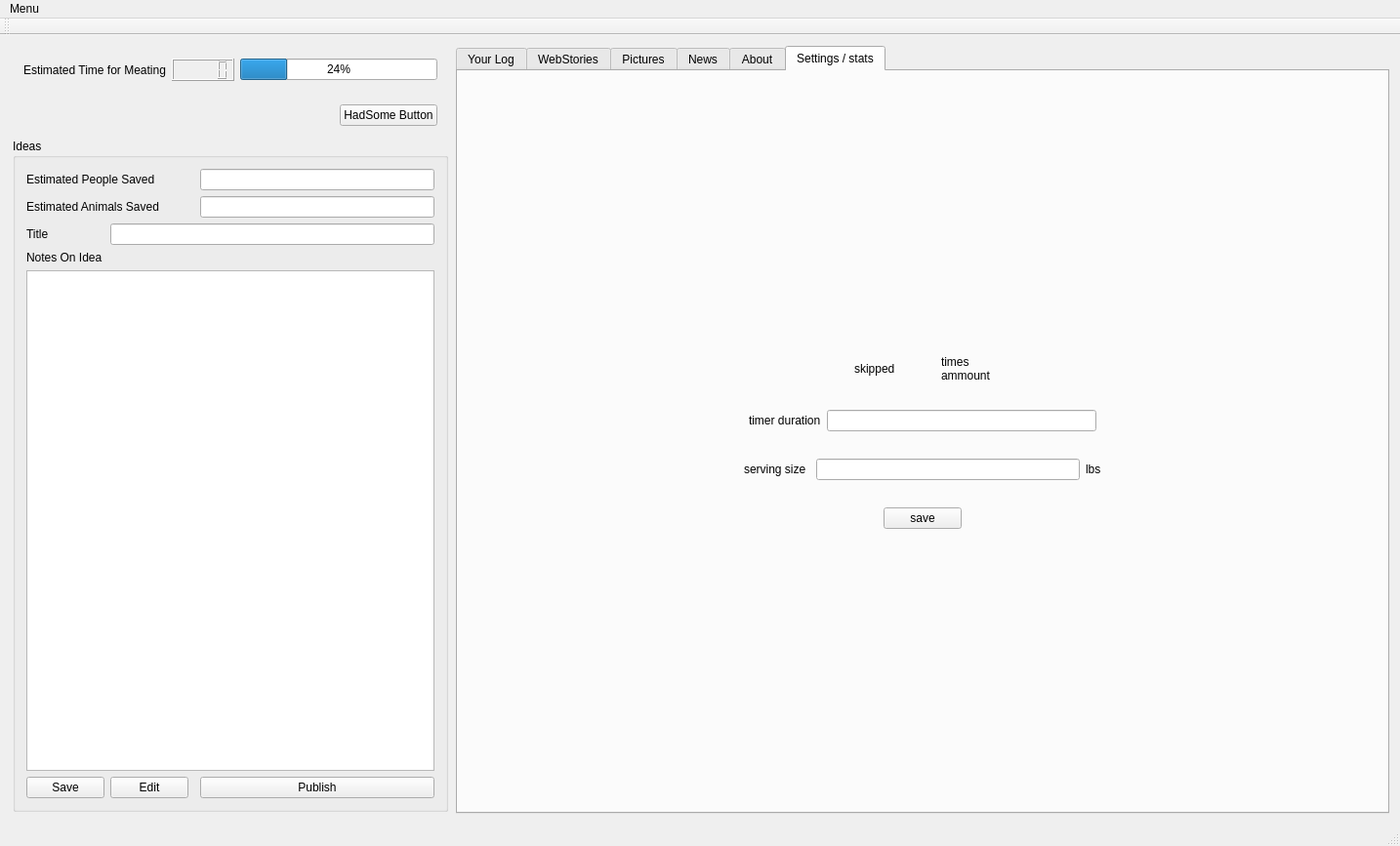
<?xml version="1.0" encoding="UTF-8"?>
<ui version="4.0">
 <class>MainWindow</class>
 <widget class="QMainWindow" name="MainWindow">
  <property name="geometry">
   <rect>
    <x>0</x>
    <y>0</y>
    <width>1434</width>
    <height>867</height>
   </rect>
  </property>
  <property name="windowTitle">
   <string>MainWindow</string>
  </property>
  <widget class="QWidget" name="centralWidget">
   <layout class="QHBoxLayout" name="horizontalLayout_4">
    <item>
     <widget class="QWidget" name="widget" native="true">
      <property name="maximumSize">
       <size>
        <width>450</width>
        <height>16777215</height>
       </size>
      </property>
      <layout class="QVBoxLayout" name="verticalLayout">
       <property name="spacing">
        <number>2</number>
       </property>
       <property name="leftMargin">
        <number>2</number>
       </property>
       <property name="topMargin">
        <number>2</number>
       </property>
       <property name="rightMargin">
        <number>2</number>
       </property>
       <property name="bottomMargin">
        <number>2</number>
       </property>
       <item>
        <widget class="QWidget" name="widget_2" native="true">
         <layout class="QHBoxLayout" name="horizontalLayout_2">
          <item>
           <layout class="QHBoxLayout" name="horizontalLayout">
            <item>
             <widget class="QLabel" name="label_2">
              <property name="text">
               <string>Estimated Time for Meating</string>
              </property>
             </widget>
            </item>
            <item>
             <widget class="QLCDNumber" name="lcdNumber"/>
            </item>
           </layout>
          </item>
          <item>
           <widget class="QProgressBar" name="progressBar">
            <property name="value">
             <number>24</number>
            </property>
           </widget>
          </item>
         </layout>
        </widget>
       </item>
       <item>
        <widget class="QWidget" name="widget_3" native="true">
         <layout class="QHBoxLayout" name="horizontalLayout_3">
          <item>
           <spacer name="horizontalSpacer">
            <property name="orientation">
             <enum>Qt::Horizontal</enum>
            </property>
            <property name="sizeHint" stdset="0">
             <size>
              <width>310</width>
              <height>20</height>
             </size>
            </property>
           </spacer>
          </item>
          <item>
           <widget class="QPushButton" name="hadsome">
            <property name="text">
             <string>HadSome Button</string>
            </property>
           </widget>
          </item>
         </layout>
        </widget>
       </item>
       <item>
        <widget class="QGroupBox" name="groupBox_2">
         <property name="title">
          <string>Ideas</string>
         </property>
         <layout class="QGridLayout" name="gridLayout_3">
          <item row="5" column="1">
           <widget class="QPushButton" name="edit">
            <property name="text">
             <string>Edit</string>
            </property>
           </widget>
          </item>
          <item row="4" column="0" colspan="4">
           <widget class="QTextEdit" name="txt_idea"/>
          </item>
          <item row="1" column="0" colspan="2">
           <widget class="QLabel" name="label_4">
            <property name="text">
             <string>Estimated Animals Saved</string>
            </property>
           </widget>
          </item>
          <item row="1" column="3">
           <widget class="QLineEdit" name="txt_animal"/>
          </item>
          <item row="0" column="3">
           <widget class="QLineEdit" name="txt_people"/>
          </item>
          <item row="2" column="1" colspan="3">
           <widget class="QLineEdit" name="txt_title"/>
          </item>
          <item row="5" column="0">
           <widget class="QPushButton" name="save">
            <property name="text">
             <string>Save</string>
            </property>
           </widget>
          </item>
          <item row="2" column="0">
           <widget class="QLabel" name="label">
            <property name="text">
             <string>Title</string>
            </property>
           </widget>
          </item>
          <item row="0" column="0" colspan="2">
           <widget class="QLabel" name="label_3">
            <property name="text">
             <string>Estimated People Saved</string>
            </property>
           </widget>
          </item>
          <item row="3" column="0" colspan="2">
           <widget class="QLabel" name="label_5">
            <property name="text">
             <string>Notes On Idea</string>
            </property>
           </widget>
          </item>
          <item row="5" column="3">
           <widget class="QPushButton" name="publish">
            <property name="text">
             <string>Publish</string>
            </property>
           </widget>
          </item>
         </layout>
        </widget>
       </item>
      </layout>
     </widget>
    </item>
    <item>
     <widget class="QTabWidget" name="tabWidget">
      <property name="currentIndex">
       <number>5</number>
      </property>
      <widget class="QWidget" name="tab">
       <attribute name="title">
        <string>Your Log</string>
       </attribute>
       <layout class="QGridLayout" name="gridLayout">
        <item row="0" column="0">
         <widget class="QGroupBox" name="groupBox">
          <property name="title">
           <string>Your Entry's</string>
          </property>
          <layout class="QHBoxLayout" name="horizontalLayout_5">
           <item>
            <widget class="QTableWidget" name="tbl_meat">
             <column>
              <property name="text">
               <string>Date</string>
              </property>
             </column>
             <column>
              <property name="text">
               <string>meat used</string>
              </property>
             </column>
            </widget>
           </item>
          </layout>
         </widget>
        </item>
       </layout>
      </widget>
      <widget class="QWidget" name="tab_2">
       <attribute name="title">
        <string>WebStories</string>
       </attribute>
       <layout class="QVBoxLayout" name="verticalLayout_2">
        <item>
         <widget class="QTableWidget" name="tbl_story">
          <property name="selectionMode">
           <enum>QAbstractItemView::ExtendedSelection</enum>
          </property>
          <property name="selectionBehavior">
           <enum>QAbstractItemView::SelectRows</enum>
          </property>
          <column>
           <property name="text">
            <string>Date Added</string>
           </property>
          </column>
          <column>
           <property name="text">
            <string>author</string>
           </property>
          </column>
          <column>
           <property name="text">
            <string>votes</string>
           </property>
          </column>
         </widget>
        </item>
        <item>
         <widget class="QTextEdit" name="txt_storyidea"/>
        </item>
        <item>
         <widget class="QPushButton" name="webvotedown">
          <property name="text">
           <string>VoteDown</string>
          </property>
         </widget>
        </item>
        <item>
         <widget class="QPushButton" name="webvoteup">
          <property name="text">
           <string>VoteUp</string>
          </property>
         </widget>
        </item>
       </layout>
      </widget>
      <widget class="QWidget" name="tab_3">
       <attribute name="title">
        <string>Pictures</string>
       </attribute>
       <layout class="QGridLayout" name="gridLayout_7">
        <item row="5" column="0">
         <widget class="QPushButton" name="pictureInspire">
          <property name="text">
           <string>Inspire</string>
          </property>
         </widget>
        </item>
        <item row="2" column="2">
         <widget class="QPushButton" name="pictureVoteDown">
          <property name="text">
           <string>VoteDown</string>
          </property>
         </widget>
        </item>
        <item row="0" column="0" colspan="3">
         <widget class="QTableWidget" name="tbl_pic">
          <property name="maximumSize">
           <size>
            <width>16777215</width>
            <height>300</height>
           </size>
          </property>
          <property name="editTriggers">
           <set>QAbstractItemView::NoEditTriggers</set>
          </property>
          <property name="selectionBehavior">
           <enum>QAbstractItemView::SelectRows</enum>
          </property>
          <column>
           <property name="text">
            <string>No</string>
           </property>
          </column>
          <column>
           <property name="text">
            <string>Picture URL</string>
           </property>
          </column>
          <column>
           <property name="text">
            <string>DateTime</string>
           </property>
          </column>
         </widget>
        </item>
        <item row="2" column="0" colspan="2">
         <widget class="QPushButton" name="pictureVoteUp">
          <property name="text">
           <string>VoteUp</string>
          </property>
         </widget>
        </item>
        <item row="5" column="2">
         <widget class="QPushButton" name="pictureUpload">
          <property name="text">
           <string>Upload</string>
          </property>
         </widget>
        </item>
        <item row="5" column="1">
         <widget class="QPushButton" name="pictureRandom">
          <property name="text">
           <string>Random</string>
          </property>
         </widget>
        </item>
        <item row="1" column="0" colspan="3">
         <widget class="QWidget" name="widget_8" native="true">
          <layout class="QHBoxLayout" name="horizontalLayout_12">
           <item>
            <spacer name="horizontalSpacer_10">
             <property name="orientation">
              <enum>Qt::Horizontal</enum>
             </property>
             <property name="sizeHint" stdset="0">
              <size>
               <width>40</width>
               <height>20</height>
              </size>
             </property>
            </spacer>
           </item>
           <item>
            <widget class="QLabel" name="lbl_pic">
             <property name="minimumSize">
              <size>
               <width>500</width>
               <height>0</height>
              </size>
             </property>
             <property name="text">
              <string/>
             </property>
            </widget>
           </item>
           <item>
            <spacer name="horizontalSpacer_11">
             <property name="orientation">
              <enum>Qt::Horizontal</enum>
             </property>
             <property name="sizeHint" stdset="0">
              <size>
               <width>40</width>
               <height>20</height>
              </size>
             </property>
            </spacer>
           </item>
          </layout>
         </widget>
        </item>
       </layout>
      </widget>
      <widget class="QWidget" name="tab_9">
       <attribute name="title">
        <string>News</string>
       </attribute>
       <layout class="QGridLayout" name="gridLayout_10">
        <item row="2" column="0">
         <widget class="QPushButton" name="pushButton">
          <property name="text">
           <string>update</string>
          </property>
         </widget>
        </item>
        <item row="1" column="0">
         <widget class="QTableWidget" name="tableWidget_5">
          <column>
           <property name="text">
            <string>Date</string>
           </property>
          </column>
          <column>
           <property name="text">
            <string>Title</string>
           </property>
          </column>
          <column>
           <property name="text">
            <string>Entry</string>
           </property>
          </column>
         </widget>
        </item>
       </layout>
      </widget>
      <widget class="QWidget" name="tab_7">
       <attribute name="title">
        <string>About</string>
       </attribute>
       <layout class="QVBoxLayout" name="verticalLayout_3">
        <item>
         <widget class="QLabel" name="label_6">
          <property name="text">
           <string>i can do ths page later its an app about sharing ideas about curbing meat consumption using 
recipes and pictures about other food ideas</string>
          </property>
          <property name="alignment">
           <set>Qt::AlignCenter</set>
          </property>
         </widget>
        </item>
       </layout>
      </widget>
      <widget class="QWidget" name="tab_4">
       <attribute name="title">
        <string>Settings / stats</string>
       </attribute>
       <layout class="QVBoxLayout" name="verticalLayout_4">
        <item>
         <spacer name="verticalSpacer">
          <property name="orientation">
           <enum>Qt::Vertical</enum>
          </property>
          <property name="sizeHint" stdset="0">
           <size>
            <width>20</width>
            <height>40</height>
           </size>
          </property>
         </spacer>
        </item>
        <item>
         <widget class="QWidget" name="widget_4" native="true">
          <layout class="QHBoxLayout" name="horizontalLayout_6">
           <item>
            <spacer name="horizontalSpacer_2">
             <property name="orientation">
              <enum>Qt::Horizontal</enum>
             </property>
             <property name="sizeHint" stdset="0">
              <size>
               <width>40</width>
               <height>20</height>
              </size>
             </property>
            </spacer>
           </item>
           <item>
            <widget class="QLabel" name="label_7">
             <property name="text">
              <string>skipped</string>
             </property>
            </widget>
           </item>
           <item>
            <layout class="QHBoxLayout" name="horizontalLayout_10">
             <property name="leftMargin">
              <number>41</number>
             </property>
            </layout>
           </item>
           <item>
            <widget class="QLabel" name="label_8">
             <property name="text">
              <string>times
ammount</string>
             </property>
            </widget>
           </item>
           <item>
            <spacer name="horizontalSpacer_3">
             <property name="orientation">
              <enum>Qt::Horizontal</enum>
             </property>
             <property name="sizeHint" stdset="0">
              <size>
               <width>40</width>
               <height>20</height>
              </size>
             </property>
            </spacer>
           </item>
          </layout>
         </widget>
        </item>
        <item>
         <widget class="QWidget" name="widget_5" native="true">
          <layout class="QHBoxLayout" name="horizontalLayout_7">
           <item>
            <spacer name="horizontalSpacer_4">
             <property name="orientation">
              <enum>Qt::Horizontal</enum>
             </property>
             <property name="sizeHint" stdset="0">
              <size>
               <width>40</width>
               <height>20</height>
              </size>
             </property>
            </spacer>
           </item>
           <item>
            <widget class="QLabel" name="label_10">
             <property name="text">
              <string>timer duration</string>
             </property>
            </widget>
           </item>
           <item>
            <widget class="QLineEdit" name="lineEdit_6"/>
           </item>
           <item>
            <spacer name="horizontalSpacer_5">
             <property name="orientation">
              <enum>Qt::Horizontal</enum>
             </property>
             <property name="sizeHint" stdset="0">
              <size>
               <width>40</width>
               <height>20</height>
              </size>
             </property>
            </spacer>
           </item>
          </layout>
         </widget>
        </item>
        <item>
         <widget class="QWidget" name="widget_6" native="true">
          <layout class="QHBoxLayout" name="horizontalLayout_8">
           <item>
            <spacer name="horizontalSpacer_6">
             <property name="orientation">
              <enum>Qt::Horizontal</enum>
             </property>
             <property name="sizeHint" stdset="0">
              <size>
               <width>40</width>
               <height>20</height>
              </size>
             </property>
            </spacer>
           </item>
           <item>
            <widget class="QLabel" name="label_9">
             <property name="text">
              <string>serving size</string>
             </property>
            </widget>
           </item>
           <item>
            <layout class="QHBoxLayout" name="horizontalLayout_11">
             <property name="leftMargin">
              <number>4</number>
             </property>
            </layout>
           </item>
           <item>
            <widget class="QLineEdit" name="lineEdit_5"/>
           </item>
           <item>
            <widget class="QLabel" name="label_12">
             <property name="text">
              <string>lbs</string>
             </property>
            </widget>
           </item>
           <item>
            <spacer name="horizontalSpacer_7">
             <property name="orientation">
              <enum>Qt::Horizontal</enum>
             </property>
             <property name="sizeHint" stdset="0">
              <size>
               <width>40</width>
               <height>20</height>
              </size>
             </property>
            </spacer>
           </item>
          </layout>
         </widget>
        </item>
        <item>
         <widget class="QWidget" name="widget_7" native="true">
          <layout class="QHBoxLayout" name="horizontalLayout_9">
           <item>
            <spacer name="horizontalSpacer_8">
             <property name="orientation">
              <enum>Qt::Horizontal</enum>
             </property>
             <property name="sizeHint" stdset="0">
              <size>
               <width>40</width>
               <height>20</height>
              </size>
             </property>
            </spacer>
           </item>
           <item>
            <widget class="QPushButton" name="pushButton_2">
             <property name="text">
              <string>save</string>
             </property>
            </widget>
           </item>
           <item>
            <spacer name="horizontalSpacer_9">
             <property name="orientation">
              <enum>Qt::Horizontal</enum>
             </property>
             <property name="sizeHint" stdset="0">
              <size>
               <width>40</width>
               <height>20</height>
              </size>
             </property>
            </spacer>
           </item>
          </layout>
         </widget>
        </item>
        <item>
         <spacer name="verticalSpacer_2">
          <property name="orientation">
           <enum>Qt::Vertical</enum>
          </property>
          <property name="sizeHint" stdset="0">
           <size>
            <width>20</width>
            <height>40</height>
           </size>
          </property>
         </spacer>
        </item>
       </layout>
      </widget>
     </widget>
    </item>
   </layout>
  </widget>
  <widget class="QMenuBar" name="menuBar">
   <property name="geometry">
    <rect>
     <x>0</x>
     <y>0</y>
     <width>1434</width>
     <height>24</height>
    </rect>
   </property>
   <widget class="QMenu" name="menuMenu">
    <property name="title">
     <string>Menu</string>
    </property>
    <addaction name="actionExit"/>
   </widget>
   <addaction name="menuMenu"/>
  </widget>
  <widget class="QToolBar" name="mainToolBar">
   <attribute name="toolBarArea">
    <enum>TopToolBarArea</enum>
   </attribute>
   <attribute name="toolBarBreak">
    <bool>false</bool>
   </attribute>
  </widget>
  <widget class="QStatusBar" name="statusBar"/>
  <action name="actionExit">
   <property name="text">
    <string>Exit</string>
   </property>
  </action>
 </widget>
 <layoutdefault spacing="6" margin="11"/>
 <resources/>
 <connections/>
</ui>
